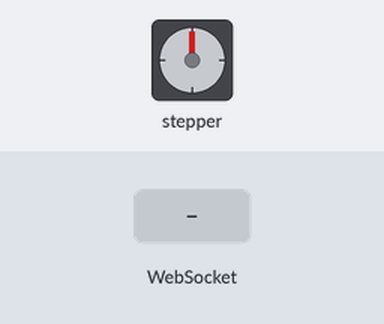
Recording of a sketch running on a simulated ESP8266 (NodeMCU). Shown: stepper motor. The test bench sets the inputs (shaded band). WiFi joins after 1.5 s; servers stay silent unless stated; storage starts empty; stepper angles assume 4096 steps per turn; what the sketch prints to the serial monitor is not drawn.

Above: at 3.2 s.
3.3 s: WebSocket text "90" received
At 3.47 s:
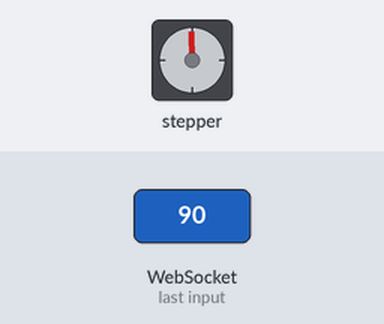
6.3 s: WebSocket text "200" received
At 9.4 s:
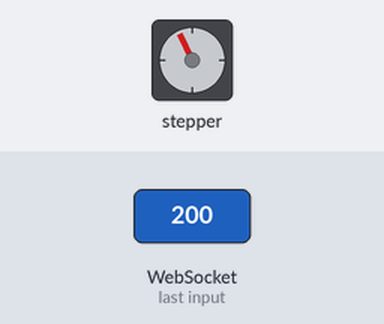
10.8 s: WebSocket text "200" received
At 14.4 s:
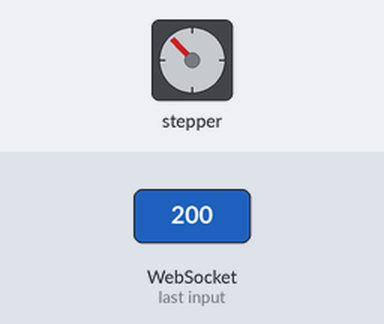
Timing chart, 0 to 14.8 s (numbered marks = the images above; inputs shaded):
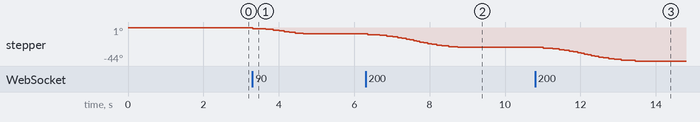

The sketch:

steper_websocket.ino
```cpp
#include <Arduino.h>
#include <ESP8266WiFi.h>
#include <ESPAsyncWebServer.h>
#include "LittleFS.h"
#include <AccelStepper.h>

#define IN1 5
#define IN2 4
#define IN3 14
#define IN4 12
AccelStepper stepper(AccelStepper::HALF4WIRE, IN1, IN3, IN2, IN4);

String message = "";

// Replace with your network credentials
const char* ssid = "XLGO-75C3";
const char* password = "46266172";

// Create AsyncWebServer object on port 80
AsyncWebServer server(80);

// Create a WebSocket object
AsyncWebSocket ws("/ws");

//Variables to save values from HTML form
String direction ="STOP";
String steps;

bool notifyStop = false;

// Initialize LittleFS
void initFS() {
  if (!LittleFS.begin()) {
    Serial.println("An error has occurred while mounting LittleFS");
  }
  else{
    Serial.println("LittleFS mounted successfully");
  }
}

// Initialize WiFi
void initWiFi() {
  WiFi.mode(WIFI_STA);
  WiFi.begin(ssid, password);
  Serial.print("Connecting to WiFi ..");
  while (WiFi.status() != WL_CONNECTED) {
    Serial.print('.');
    delay(1000);
  }
  Serial.println(WiFi.localIP());
}

void notifyClients(String state) {
  ws.textAll(state);
}

void handleWebSocketMessage(void *arg, uint8_t *data, size_t len) {
  AwsFrameInfo *info = (AwsFrameInfo*)arg;
  if (info->final && info->index == 0 && info->len == len && info->opcode == WS_TEXT) {
    data[len] = 0;
    message = (char*)data;
    steps = message.substring(0, message.indexOf("&"));
    direction = message.substring(message.indexOf("&")+1, message.length());
    Serial.print("steps");
    Serial.println(steps);
    Serial.print("direction");
    Serial.println(direction);
    notifyClients(direction);
    notifyStop = true;
    if (direction == "CW"){
      Serial.print("CW");
      stepper.move(steps.toInt());
    }
    else{
      Serial.print("CCW");
      stepper.move(-steps.toInt());
    }
  }
}

void onEvent(AsyncWebSocket *server, AsyncWebSocketClient *client, AwsEventType type, void *arg, uint8_t *data, size_t len) {
  switch (type) {
    case WS_EVT_CONNECT:
      Serial.printf("WebSocket client #%u connected from %s\n", client->id(), client->remoteIP().toString().c_str());
      //Notify client of motor current state when it first connects
      notifyClients(direction);
      break;
    case WS_EVT_DISCONNECT:
      Serial.printf("WebSocket client #%u disconnected\n", client->id());
      break;
    case WS_EVT_DATA:
        handleWebSocketMessage(arg, data, len);
        break;
    case WS_EVT_PONG:
    case WS_EVT_ERROR:
     break;
  }
}

void initWebSocket() {
  ws.onEvent(onEvent);
  server.addHandler(&ws);
}

void setup() {
  // Serial port for debugging purposes
  Serial.begin(115200);
  initWiFi();
  initWebSocket();
  initFS();
  stepper.setMaxSpeed(1000);
  stepper.setAcceleration(100);

  // Web Server Root URL
  server.on("/", HTTP_GET, [](AsyncWebServerRequest *request){
    request->send(LittleFS, "/index.html", "text/html");
  });

  server.serveStatic("/", LittleFS, "/");
  server.begin();
}

void loop() {
  if (stepper.distanceToGo() == 0 && notifyStop == true){
    direction = "stop";
    notifyClients(direction);
    notifyStop = false;
  }
  ws.cleanupClients();
  stepper.run();
}
```

Measured:
- after the input at 6.3 s, stepper: turns 18° counter-clockwise in 2.4 s, starting after 0.06 s
- after the input at 10.8 s, stepper: turns 18° counter-clockwise in 2.4 s, starting after 0.21 s
